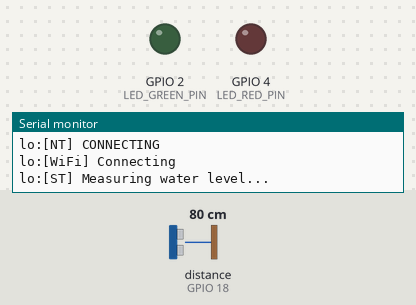
The program below on a simulated ESP32. Parts: output pins drawn as LEDs (lit = HIGH), the last lines printed to the serial monitor. Wiring (inferred from the names in the program): ultrasonic range finder: trigger GPIO 5; echo GPIO 18. The test bench sets the inputs (shaded band); at power-on: distance to the obstacle (sensor on GPIO 18) 80 cm. The echo pulse lasts 58.3 µs per cm; WiFi joins after 1.5 s; servers stay silent unless stated; no MQTT or app messages arrive unless stated; pins used as bus, display or sensor lines are not drawn.

Above: at 0.1 s.
At 3.1 s:
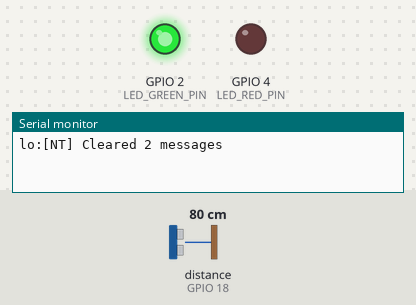
Timing chart, 0 to 4.6 s (numbered marks = the images above):
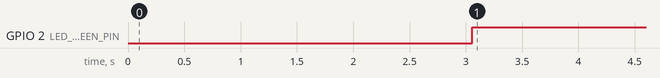

The program:

main.cpp
```cpp
#include <esp32-hal.h>

#include "config.hpp"
#include "devices/Led.hpp"
#include "devices/Sonar.hpp"
#include "kernel/Logger.hpp"
#include "kernel/TaskRunner.hpp"
#include "kernel/services/MqttService.hpp"
#include "kernel/services/WiFiConnectionService.hpp"
#include "model/Context.hpp"
#include "model/HWPlatform.hpp"
#include "tasks/NetworkTask.hpp"
#include "tasks/SensorsTask.hpp"

Context* pContext;
HWPlatform* pHWPlatform;

void setup()
{
    Serial.begin(BAUD_RATE);

    pContext = new Context();

    pHWPlatform = new HWPlatform();
    pHWPlatform->init();

    // ==== NETWORK LAYER INIT ====
    WiFiConnectionService* pWiFiService = new WiFiConnectionService(WIFI_SSID, WIFI_PASSWORD);
    pWiFiService->init();

    // ==== PROTOCOL LAYER INIT ====
    MqttService* pMqttService =
        new MqttService(pWiFiService, MQTT_BROKER, MQTT_PORT, MQTT_CLIENT_ID);
    pMqttService->init();

    // ==== TASK INIT ====
    NetworkTask* pNetworkTask =
        new NetworkTask(pWiFiService, pMqttService, pHWPlatform->getAliveLight(),
                        pHWPlatform->getErrorLight(), pContext);
    pNetworkTask->init();

    SensorsTask* pSensorsTask = new SensorsTask(pContext, pHWPlatform->getProximitySensor());
    pSensorsTask->init();

    TaskRunner* pNetworkTaskRunner = new TaskRunner(pNetworkTask, "NetworkTask", 10000, 1,
                                                    pdMS_TO_TICKS(NETWORK_INTERVAL_MS), 0);

    TaskRunner* pSensorsTaskRunner = new TaskRunner(pSensorsTask, "SensorsTask", 10000, 1,
                                                    pdMS_TO_TICKS(SAMPLING_INTERVAL_MS), 1);

    Logger.log(F("TMS: Setup completed."));
}

void loop() {}
```

Led.cpp
```cpp
#include "Led.hpp"

#include <esp32-hal.h>

Led::Led(int pin)
{
    this->pin = pin;
    pinMode(pin, OUTPUT);
}

void Led::switchOn() { digitalWrite(pin, HIGH); }

void Led::switchOff() { digitalWrite(pin, LOW); };
```

Led.hpp
```cpp
#ifndef __LED__
#define __LED__

#include "Light.hpp"

/**
 * @brief Implementation of an LED device.
 *
 */
class Led : public Light
{
   public:
    Led(int pin);
    void switchOn() override;
    void switchOff() override;

   protected:
    int pin;
};

#endif
```

Light.hpp
```cpp
#ifndef __LIGHT__
#define __LIGHT__

/**
 * @brief Abstract base class representing a light device.
 *
 */
class Light
{
   public:
    /**
     * @brief Switch the light on.
     *
     */
    virtual void switchOn() = 0;

    /**
     * @brief Switch the light off.
     *
     */
    virtual void switchOff() = 0;
};

#endif
```

ProximitySensor.hpp
```cpp
#ifndef __PROXIMITYSENSOR__
#define __PROXIMITYSENSOR__

/**
 * @brief Abstract base class for proximity sensors.
 *
 */
class ProximitySensor
{
   public:
    /**
     * Get the distance measured by the proximity sensor.
     *
     * @return float representing the distance in appropriate units
     */
    virtual float getDistance() = 0;
};

#endif
```

Sonar.cpp
```cpp
#include "Sonar.hpp"

#include <Arduino.h>

Sonar::Sonar(int echoP, int trigP, long maxTime) : echoPin(echoP), trigPin(trigP), timeOut(maxTime)
{
    pinMode(trigPin, OUTPUT);
    pinMode(echoPin, INPUT);
    temperature = 20;  // default value
}

void Sonar::setTemperature(float temp) { temperature = temp; }
float Sonar::getSoundSpeed() { return 331.5 + 0.6 * temperature; }

float Sonar::getDistance()
{
    digitalWrite(trigPin, LOW);
    delayMicroseconds(3);
    digitalWrite(trigPin, HIGH);
    delayMicroseconds(5);
    digitalWrite(trigPin, LOW);

    float tUS = pulseIn(echoPin, HIGH, timeOut);
    if (tUS == 0)
    {
        return NO_OBJ_DETECTED;
    }
    else
    {
        float t = tUS / 1000.0 / 1000.0 / 2;
        float d = t * getSoundSpeed();
        return d;
    }
}
```

Sonar.hpp
```cpp
#ifndef __SONAR__
#define __SONAR__

#include "ProximitySensor.hpp"

#define NO_OBJ_DETECTED -1

/**
 * @brief Class representing a sonar proximity sensor.
 *
 */
class Sonar : public ProximitySensor
{
   public:
    Sonar(int echoPin, int trigPin, long maxTime);
    float getDistance() override;
    void setTemperature(float temp);

   private:
    const float vs = 331.5 + 0.6 * 20;
    float getSoundSpeed();

    float temperature;
    int echoPin, trigPin;
    long timeOut;
};

#endif
```

Logger.hpp
```cpp
#ifndef __LOGGER__
#define __LOGGER__

#include "Arduino.h"

/**
 * @brief Service for logging messages.
 */
class LoggerService
{
   public:
    void log(const String& msg);
    void log(const __FlashStringHelper* msg);
};
extern LoggerService Logger;

#endif  // __LOGGER__
```

Message.hpp
```cpp
#ifndef __MESSAGE__
#define __MESSAGE__

#define PAYLOAD_SIZE 64

typedef struct Message
{
    const char* topic;
    char payload[PAYLOAD_SIZE];
} Message;

#endif  // __MESSAGE__
```

SerialLogger.cpp
```cpp
#include "Logger.hpp"

LoggerService Logger;

void LoggerService::log(const String& msg)
{
    Serial.print("lo:");
    Serial.println(msg);
}

void LoggerService::log(const __FlashStringHelper* msg)
{
    Serial.print(F("lo:"));
    Serial.println(msg);
}
```

Task.hpp
```cpp
#ifndef __TASK__
#define __TASK__

/**
 * @brief Abstract class representing a generic task.
 *
 */
class Task
{
   public:
    /**
     * @brief Initialize the task.
     *
     */
    virtual void init() {};

    /**
     * @brief Perform a tick of the task.
     *
     */
    virtual void tick() = 0;
};

#endif  // __TASK__
```

TaskRunner.hpp
```cpp
#ifndef __TASK_RUNNER__
#define __TASK_RUNNER__

#include "Task.hpp"
#include "freertos/FreeRTOS.h"
#include "freertos/task.h"

/**
 * @brief TaskRunner schedules and executes a logical Task using FreeRTOS.
 *
 * Keeps the task logic independent from FreeRTOS.
 */
class TaskRunner
{
   public:
    /**
     * @brief Construct a new TaskRunner and start the FreeRTOS task
     *
     * @param task      Pointer to the logical Task
     * @param name      Task name
     * @param stack     Stack size in words
     * @param priority  FreeRTOS priority
     * @param period    Task period in ticks
     * @param core      ESP32 core (0 or 1, default tskNO_AFFINITY)
     */
    TaskRunner(Task* task, const char* name, uint32_t stack, UBaseType_t priority,
               TickType_t period, BaseType_t core = tskNO_AFFINITY)
        : task(task), period(period)
    {
        xTaskCreatePinnedToCore(taskEntryPoint, name, stack, this, priority, &handle, core);
    }

   private:
    static void taskEntryPoint(void* arg)
    {
        auto self = static_cast<TaskRunner*>(arg);

        // Call task initialization once
        self->task->init();

        // Run the task periodically
        for (;;)
        {
            self->task->tick();
            vTaskDelay(self->period);
        }
    }

    Task* task;           // Pointer to logical task (FSM/logic)
    TickType_t period;    // Period in ticks
    TaskHandle_t handle;  // Optional handle to interact with the task
};

#endif  // __TASK_RUNNER__
```

MqttService.cpp
```cpp
#include "kernel/services/MqttService.hpp"

#include "config.hpp"
#include "kernel/Logger.hpp"
#include "kernel/Message.hpp"

MqttService::MqttService(NetworkConnectionService* networkService, const char* broker, int port,
                         const char* clientId)
    : mqttClient(*networkService->getClient()),
      broker(broker),
      port(port),
      clientId(clientId)
{
    this->networkService = networkService;
}

void MqttService::init() { mqttClient.setServer(broker, port); }

void MqttService::connect()
{
    if (!this->networkService->isConnected())
    {
        this->connected = false;
        return;
    }

    if (!this->mqttClient.connected())
    {
        Logger.log(F("[MQTT] Connecting..."));
        if (this->mqttClient.connect(clientId))
        {
            Logger.log(F("[MQTT] Connected"));
            this->connected = true;
        }
        else
        {
            char buffer[64];
            snprintf(buffer, sizeof(buffer), "[MQTT] Failed: %d", this->mqttClient.state());
            Logger.log(buffer);
            this->connected = false;
        }
    }
    else
    {
        this->connected = true;
    }
}

void MqttService::loop() { this->mqttClient.loop(); }

bool MqttService::send(Message* msg)
{
    if (!this->mqttClient.connected())
    {
        return false;
    }

    return this->mqttClient.publish(msg->topic, msg->payload);
}
```

MqttService.hpp
```cpp
#ifndef __MQTT_SERVICE__
#define __MQTT_SERVICE__

#include <PubSubClient.h>

#include "kernel/services/ProtocolService.hpp"

class MqttService : public ProtocolService
{
   private:
    const char* broker;
    int port;
    const char* clientId;

    PubSubClient mqttClient;

   public:
    MqttService(NetworkConnectionService* networkService, const char* broker, int port,
                const char* clientId);

    void init() override;
    void connect() override;
    bool send(Message* msg) override;
    void loop() override;
};

#endif
```

NetworkConnectionService.hpp
```cpp
#ifndef __NETWORK_CONNECTION_SERVICE__
#define __NETWORK_CONNECTION_SERVICE__

#include <Client.h>

/**
 * @brief Service for managing physical network connections (WiFi, Ethernet, LoRa, etc.).
 *
 * @note This is an abstract class and should be inherited by specific network implementations.
 */
class NetworkConnectionService
{

   public:
    /**
     * @brief Initialize the network connection.
     */
    virtual void init() = 0;

    /**
     * @brief Establish the network connection.
     */
    virtual void connect() = 0;

    /**
     * @brief Check if the network is connected.
     *
     * @return true if connected
     * @return false if not connected
     */
    virtual bool isConnected() = 0;

    /**
     * @brief Get the Client instance for this network connection.
     *
     * @return Client* pointer to the client instance
     */
    virtual Client* getClient() = 0;
};

#endif  // __NETWORK_CONNECTION_SERVICE__
```

ProtocolService.hpp
```cpp
#ifndef __PROTOCOL_SERVICE__
#define __PROTOCOL_SERVICE__

#include "kernel/Message.hpp"
#include "kernel/services/NetworkConnectionService.hpp"

/**
 * @brief Service for managing application protocol connections (MQTT, HTTP, CoAP, etc.).
 *
 * @note This is an abstract class and should be inherited by specific protocol implementations.
 */
class ProtocolService
{
   protected:
    bool connected = false;
    NetworkConnectionService* networkService;

   public:
    /**
     * @brief Initialize the protocol service.
     */
    virtual void init() {};

    /**
     * @brief Establish the protocol connection.
     */
    virtual void connect() = 0;

    /**
     * @brief Send a message through the connection.
     *
     * @param msg The message to send
     * @return true if the message was sent successfully
     * @return false if the message failed to send
     */
    virtual bool send(Message* msg) = 0;

    /**
     * @brief Check if the service is connected.
     *
     * @return true if connected
     * @return false if not connected
     */
    bool isConnected() { return connected; }

    /**
     * @brief Process protocol service loop (e.g., keep-alive, message processing).
     */
    virtual void loop() {};
};

#endif  // __PROTOCOL_SERVICE__
```

WiFiConnectionService.cpp
```cpp
#include "kernel/services/WiFiConnectionService.hpp"

#include <WiFi.h>

#include "kernel/Logger.hpp"

WiFiConnectionService::WiFiConnectionService(const char* ssid, const char* password)
    : ssid(ssid), password(password)
{
}

void WiFiConnectionService::init()
{
    WiFi.mode(WIFI_STA);
    Logger.log(F("[WiFi] Initialized"));
}
void WiFiConnectionService::connect()
{
    wl_status_t status = WiFi.status();

    // 1. If already connected, do nothing
    if (status == WL_CONNECTED)
    {
        Logger.log(F("[WiFi] Connected"));
        char buffer[64];
        snprintf(buffer, sizeof(buffer), "[WiFi] IP: %s", WiFi.localIP().toString().c_str());
        Logger.log(buffer);
        return;
    }

    // 2. If we arrive here, not connected. Try to connect.
    Logger.log(F("[WiFi] Connecting"));

    // Start connection attempt
    WiFi.begin(ssid, password);

    // 3. WAIT UP TO 5 SECONDS for ESP to connect
    int maxAttempts = 5;
    char buffer[64];
    for (int i = 0; i < maxAttempts; i++)
    {
        status = WiFi.status();
        if (status == WL_CONNECTED)
        {
            Logger.log(F("[WiFi] Connected"));
            snprintf(buffer, sizeof(buffer), "[WiFi] IP: %s", WiFi.localIP().toString().c_str());
            Logger.log(buffer);
            return;
        }
        delay(1000);
        // Optional: print status to see it's not blocked
        snprintf(buffer, sizeof(buffer), "[WiFi] Attempt %d/%d", i + 1, maxAttempts);
        Logger.log(buffer);
    }

    // 4. If nothing happened after 5 seconds
    Serial.println("");
    Logger.log(F("[WiFi] Connection timed out after 5s"));
}

bool WiFiConnectionService::isConnected() { return WiFi.status() == WL_CONNECTED; }

Client* WiFiConnectionService::getClient() { return &wifiClient; }
```

WiFiConnectionService.hpp
```cpp
#ifndef __WIFI_CONNECTION_SERVICE__
#define __WIFI_CONNECTION_SERVICE__

#include <WiFi.h>

#include "kernel/services/NetworkConnectionService.hpp"

class WiFiConnectionService : public NetworkConnectionService
{
   private:
    const char* ssid;
    const char* password;
    WiFiClient wifiClient;

   public:
    WiFiConnectionService(const char* ssid, const char* password);

    void init() override;
    void connect() override;
    bool isConnected() override;
    Client* getClient() override;
};

#endif  // __WIFI_CONNECTION_SERVICE__
```

Context.cpp
```cpp
#include "Context.hpp"

#include <config.hpp>
#include <kernel/Logger.hpp>
#include <kernel/Message.hpp>

Context::Context()
{
    this->waterLevel = 0.0f;
    this->messageCount = 0;
}

void Context::setWaterLevel(float level, unsigned long timestamp)
{
    this->waterLevel = level;

    // JSON construction
    char payload[PAYLOAD_SIZE];
    snprintf(payload, PAYLOAD_SIZE, "{\"reading\":{\"level\":%.2f,\"timestamp\":%lu}}", level,
             timestamp);

    addMessage(MQTT_TOPIC_LEVEL, payload);
}

float Context::getWaterLevel() const { return waterLevel; }

void Context::addMessage(const char* topic, const char* payload)
{
    if (messageCount >= MAX_PENDING_MESSAGES)
    {
        Logger.log(F("[Context] Message queue full! Dropping message."));
        return;
    }

    pendingMessages[messageCount].topic = topic;
    strncpy(pendingMessages[messageCount].payload, payload, PAYLOAD_SIZE - 1);
    pendingMessages[messageCount].payload[PAYLOAD_SIZE - 1] = '\0';
    messageCount++;
}

Message** Context::getMessages()
{
    static Message* messagePointers[MAX_PENDING_MESSAGES + 1];

    for (int i = 0; i < messageCount; i++)
    {
        messagePointers[i] = &pendingMessages[i];
    }
    messagePointers[messageCount] = nullptr;

    return messagePointers;
}

void Context::clearMessages() { messageCount = 0; }

int Context::getMessageCount() const { return messageCount; }
```

Context.hpp
```cpp
#ifndef __CONTEXT__
#define __CONTEXT__

#include "kernel/Message.hpp"

#define MAX_PENDING_MESSAGES 10

class Context
{
   private:
    float waterLevel;

    Message pendingMessages[MAX_PENDING_MESSAGES];
    int messageCount;

   public:
    Context();
    void setWaterLevel(float level, unsigned long timestamp);
    float getWaterLevel() const;

    // Message queue management
    void addMessage(const char* topic, const char* payload);
    Message** getMessages();
    void clearMessages();
    int getMessageCount() const;
};

#endif  // __CONTEXT__
```

HWPlatform.cpp
```cpp
#include "HWPlatform.hpp"

#include <esp32-hal.h>

#include <devices/Led.hpp>
#include <devices/Sonar.hpp>

#include "config.hpp"
#include "kernel/Logger.hpp"

HWPlatform::HWPlatform()
{
    this->aliveLight = new Led(LED_GREEN_PIN);
    this->errorLight = new Led(LED_RED_PIN);
    this->proximitySensor = new Sonar(SONAR_ECHO_PIN, SONAR_TRIG_PIN, SONAR_TIMEOUT_US);
}

void HWPlatform::init() {}

ProximitySensor* HWPlatform::getProximitySensor() { return this->proximitySensor; }

Light* HWPlatform::getAliveLight() { return this->aliveLight; }

Light* HWPlatform::getErrorLight() { return this->errorLight; }

void HWPlatform::test()
{
    Logger.log(F("HWPlatform: Testing hardware..."));

    Logger.log(F("HWPlatform: Testing alive light..."));
    this->aliveLight->switchOn();
    delay(500);
    this->aliveLight->switchOff();
    delay(500);

    Logger.log(F("HWPlatform: Testing error light..."));
    this->errorLight->switchOn();
    delay(500);
    this->errorLight->switchOff();
    delay(500);

    Logger.log(F("HWPlatform: Testing proximity sensor..."));

    for (int i = 0; i < 5; i++)
    {
        float distance = this->proximitySensor->getDistance();
        Logger.log("HWPlatform: Proximity sensor reading " + String(i + 1) + ": " +
                   String(distance));
        delay(500);
    }

    Logger.log(F("HWPlatform: Hardware test completed."));
}
```

HWPlatform.hpp
```cpp
#ifndef __HWPLATFORM_HPP__
#define __HWPLATFORM_HPP__

#include <devices/Light.hpp>
#include <devices/ProximitySensor.hpp>

class HWPlatform
{
   private:
    Light* aliveLight;
    Light* errorLight;
    ProximitySensor* proximitySensor;

   public:
    /**
     * @brief Construct a new HWPlatform object
     *
     */
    HWPlatform();

    /**
     * @brief Initialize the hardware platform
     *
     */
    void init();

    /**
     * @brief Test the hardware
     *
     */
    void test();

    /**
     * @brief Get the Proximity Sensor
     *
     * @return The proximity sensor
     */
    ProximitySensor* getProximitySensor();

    /**
     * @brief Get the Alive Light object
     *
     * @return The alive light
     */
    Light* getAliveLight();

    /**
     * @brief Get the Error Light object
     *
     * @return The error light
     */
    Light* getErrorLight();
};

#endif  // __HWPLATFORM_HPP__
```

SensorsTask.cpp
```cpp
#include "SensorsTask.hpp"

#include "kernel/Logger.hpp"

SensorsTask::SensorsTask(Context* context, ProximitySensor* sonar)
    : pContext(context), pSonar(sonar), level(0.0f)
{
}

void SensorsTask::tick() { measureLevel(); }

void SensorsTask::measureLevel()
{
    Logger.log(F(("[ST] Measuring water level...")));
    level = pSonar->getDistance();
    pContext->setWaterLevel(level, millis());
}
```

SensorsTask.hpp
```cpp
#ifndef __SENSORS_TASK_HPP__
#define __SENSORS_TASK_HPP__

#include "devices/ProximitySensor.hpp"
#include "kernel/Task.hpp"
#include "model/Context.hpp"

class SensorsTask : public Task
{
   private:
    Context* pContext;
    ProximitySensor* pSonar;
    float level;

    bool justEntered;
    unsigned long stateTimestamp;

    void measureLevel();
    long elapsedTimeInState();
    bool checkAndSetJustEntered();

   public:
    SensorsTask(Context* context, ProximitySensor* sonar);
    void tick() override;
};

#endif  // __SENSORS_TASK_HPP__
```

Source omitted: NetworkTask.cpp (4111 bytes), NetworkTask.hpp (1459 bytes), config.hpp (954 bytes)

Measured:
- by itself, GPIO 2 (LED_GREEN_PIN): LOW → HIGH at 3.1 s
